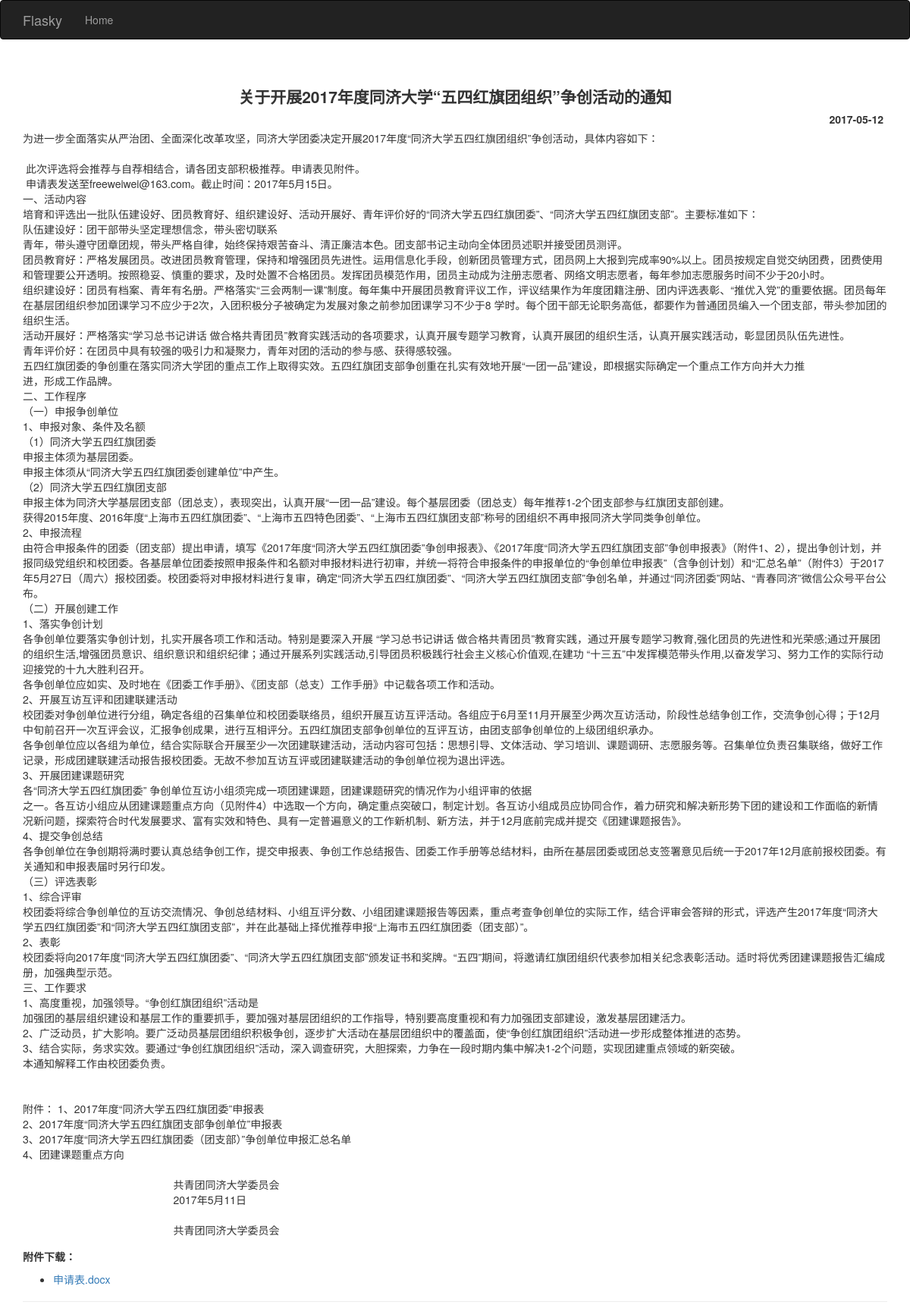
The app's page /new/23/ with its own data.
### hello.py (models this page shows, shortened)
class News(db.Model):
    __tablename__ = 'news'
    id = db.Column(db.Integer, primary_key=True)
    website=db.Column(db.String(10),index=True)
    title = db.Column(db.Text)
    date = db.Column(db.String(12))
    url = db.Column(db.Text,index=True)
    text = db.Column(db.Text)
    attachments = db.relationship('Attachments', backref='news', lazy='dynamic')

class Attachments(db.Model):
    __tablename__ = 'attachments'
    id = db.Column(db.Integer, primary_key=True)
    name =db.Column(db.Text)
    url=db.Column(db.Text)
    news_id = db.Column(db.Integer, db.ForeignKey('news.id'))

### hello.py (the view)
@app.route('/new/<int:id>/')
def detail_new(id):
    new=News.query.filter_by(id=id).first()
    if(new):
        return render_template('detail_new.html',new=new)
    else:
        return render_template('404.html')

### templates/detail_new.html (shortened to what this page needs)
{% extends "base.html" %}
{% block page_content %}
<div class="page-header">
    <div class="detail-new-title">{{ new.title }}</div>
    <div class="detail-new-date">{{ new.date }}</div>
    <div class="detail-new-body">
        {{ new.text|safe }}
    </div>
    <div class="detail-new-attachment">
        {% if new.attachments.count() != 0 %}
        <p>附件下载：</p>
        <ul>
            {% for attachment in new.attachments %}
            <li><a href="{{ attachment.url }}">{{ attachment.name }}</a></li>
            {% endfor %}
        </ul>
        {% endif %}
    </div>
</div>
{% endblock %}

### static/styles.css (style rules this page uses)
div.detail-new-date { text-align: right; font-weight: bold; margin:5px ; }
div.detail-new-title { font-weight: bold; text-align: center; font-size: 150%; }
div.detail-new-attachment p { margin-top:15px; font-weight: bold; }

### records on screen
News: title "关于开展2017年度同济大学“五四红旗团组织”争创活动的通知", date "2017-05-12", text "为进一步全面落实从严治团、全面深化改革攻坚，同济大学团委决定开展2017年度“同济大学五四红旗团组织”争创活动，具体内容如下： 此次评选将会推荐与自荐相结合，请各团支部积极推荐。申请表见附件。 申请表发送至freeweiwei@163.com。截止时间：2017年5月15日。 一、活动内容 培育和评选出一批队伍建设好、团员教育好、组织建设好、活动开展好、青年评价好的“同济大学五四红旗团委”、“同济大学五四红旗团支部”。主要标准如下： 队伍建设好：团干部带头坚定理想信念，带头密切联系 青年，带头遵守团章团规，带头严格自律，始终保持艰苦奋斗、清正廉洁本色。团支部书记主动向全体团员述职并接受团员测评。 团员教育好：严格发展团员。改进团员教育管理，保持和增强团员先进性。运用信息化手段，创新团员管理方式，团员网上大报到完成率90%以上。团员按规定自觉交纳团费，团费使用和管理要公开透明。按照稳妥、慎重的要求，及时处置不合格团员。发挥团员模范作用，团员主动成为注册志愿者、网络文明志愿者，每年参加志愿服务时间不少于20小时。 组织建设好：团员有档案、青年有名册。严格落实“三会两制一课”制度。每年集中开展团员教育评议工作，评议结果作为年度团籍注册、团内评选表彰、“推优入党”的重要依据。团员每年在基层团组织参加团课学习不应少于2次，入团积极分子被确定为发展对象之前参加团课学习不少于8 学时。每个团干部无论职务高低，都要作为普通团员编入一个团支部，带头参加团的组织生活。 活动开展好：严格落实“学习总书记讲话…"
Attachments: name "申请表.docx"
